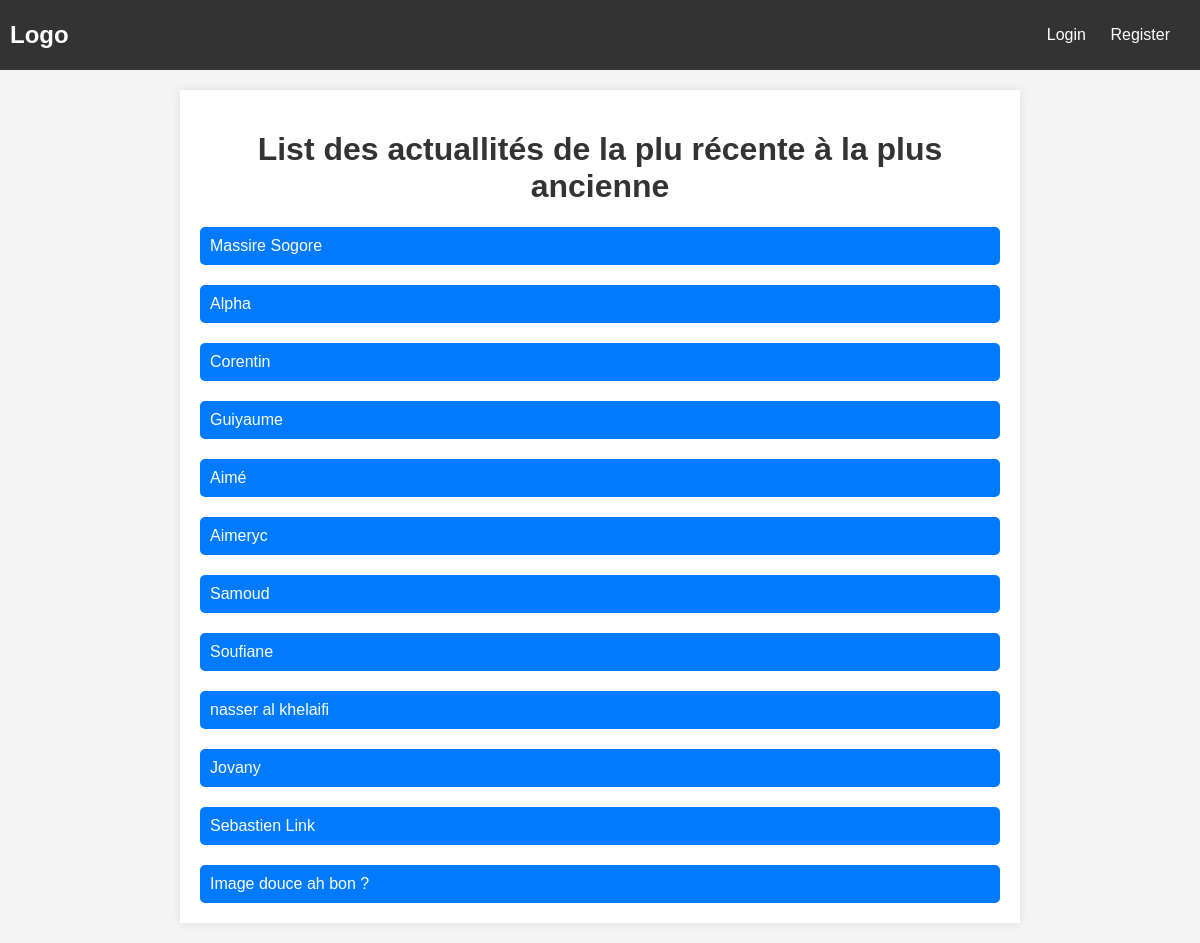
The page / on the database its author committed.
### tables this page shows
CREATE TABLE `news` (
  `idn` int NOT NULL,
  `title` varchar(100) DEFAULT NULL,
  `content` varchar(100) DEFAULT NULL,
  `author` varchar(100) DEFAULT NULL,
  `date` date DEFAULT NULL,
  `image` varchar(200) DEFAULT NULL,
  `user_id` int DEFAULT NULL
);

### Core/Router.php (called while the page is built, shortened)
<?php
class Router{
    protected array $routes = [];
    protected Request $request;
    public function __construct()
    {
        $this->request = new Request();
    }
    public function get($path, $callback){
        $this->routes['get'][$path] = $callback;
    }
    public function post($path, $callback){
        $this->routes['post'][$path] = $callback;
    }
    public function resolve(){
        $path = $this->request->getPath();
        $method = $this->request->method();
        $callback = $this->routes[$method][$path] ?? false;
       if(is_array($callback)){
        $callback[0] = new $callback[0];
       }
        return call_user_func($callback);
    }
}

### Core/Request.php (called while the page is built, shortened)
<?php
class Request{
    public function method(){
        return strtolower($_SERVER['REQUEST_METHOD']);
    }
    public function getPath(){
        $path =  $_SERVER['REQUEST_URI'] ?? '/';
        $limit = '?';
        $position = strpos($path, $limit);
        return $path;
    }
}

### Controller/BlogController.php (called while the page is built, shortened)
<?php
class BlogController extends Container
{
    private ?int $userId;
    public function __construct()
    {
        $this->userId = isset($_SESSION['user']) ? $_SESSION['user']->getId() : null;
    }
    public function index()
    {
      $storage = new NewsStorage();
      $newsDatas = [];
      $newsData = $storage->getNews();
      foreach($newsData as $newData){
        $new = new NewsModel(
          $newData['idn'],
          $newData['title'],
          $newData['content'],
          $newData['author'],
          $newData['date'],
          $newData['image'],
          $this->userId
        );
        $newsDatas[] = $new;
      }
      return $this->getViewController()->render('home/news-list', ['newsDatas' => $newsDatas]);
    }
}

### Core/Db.php (called while the page is built, shortened)
<?php
class Db extends PDO
{
    private static $instance;
    public function __construct()
    {
        $dsn = 'mysql:dbname='.self::DB_NAME.';host='.self::DB_HOST;
    }
    public static function getInstance()
    {
        if(self::$instance == null){
            self::$instance = new self;
        }
        return self::$instance;
    }
}

### Model/News/NewsStorage.php (called while the page is built, shortened)
<?php
class NewsStorage
{
    public function getNews()
    {
        $sql = 'SELECT * FROM news';
        $query = Db::getInstance()->query($sql);
        $news = $query->fetchAll();
        return $news;
    }
}

### public/index.php (called while the page is built, shortened)
<?php
$application = new Application();
$application->router->get('/', [BlogController::class, 'index']);
$application->router->get('/news/add', [BlogController::class, 'ajouterNews']);
$application->router->post('/news/add', [BlogController::class, 'createNews']);
$application->router->get('/news/view', [BlogController::class, 'newsList']);
$application->router->get('/news/edit', [BlogController::class, 'editNews']);
$application->router->post('/news/edit', [BlogController::class, 'createEditNews']);
$application->router->get('/news/delete', [BlogController::class, 'deleteNews']);
$application->router->get('/users/register', [AuthController::class, 'registerPage']);
$application->router->post('/users/register', [AuthController::class, 'register']);
$application->router->get('/users/profile', [AuthController::class, 'profilePage']);
$application->router->post('/users/profile', [AuthController::class, 'updateProfile']);
$application->router->get('/users/profile/delete', [AuthController::class, 'deleteProfile']);
$application->router->get('/users/profile/update/advance', [AuthController::class, 'profileAdvancePage']);
$application->router->post('/users/profile/update/advance', [AuthController::class, 'profileAdvanceUpdate']);
$application->router->get('/users/logout', [AuthController::class, 'logout']);
$application->router->get('/users/login', [AuthController::class, 'loginPage']);
$application->router->post('/users/login', [AuthController::class, 'loginUser']);
$application->run();

### service/Container.php (called while the page is built, shortened)
<?php
abstract class Container
{
    private ?ViewController $viewController = null;
    public function getViewController(): ViewController
    {
        if ($this->viewController === null) {
            $this->viewController = new ViewController();
        }
        return $this->viewController;
    }
}

### Controller/ViewController.php (called while the page is built, shortened)
<?php
class ViewController
{
    public function render($view, $params = []){
            $layout = $this->layout();
            $view = $this->renderViewOnly($view, $params);
        return str_replace('{{content}}', $view, $layout);
    }
    public function renderViewOnly($view, $params = []){
        require_once dirname(__DIR__) . "/public/template/pages/$view.php";
        return ob_get_clean();
    }
    public function layout()
    {
        include dirname(__DIR__) . '/public/template/default.php';
       return ob_get_clean();
    }
}

### Model/News/NewsModel.php (called while the page is built, shortened)
<?php
class NewsModel
{
    public function getIdn()
    {
        return $this->idn;
    }
    public function getTitle()
    {
        return $this->title;
    }
}

### public/template/pages/home/news-list.php (the view, shortened to what this page needs)
<main>
    <h1>List des actuallités de la plu récente à la plus ancienne</h1>
<div  id="news-containers">
    <?php  foreach ($newsDatas as $news) : ?>
                <a href="/news/view?id=<?= $news->getIdn() ?>" class="edit-btn"><?= $news->getTitle() ?></a>
    <?php endforeach; ?>
</div>
</main>

### Core/Application.php (shortened to what this page needs)
<?php
class Application
{
    public Router $router;
    public function __construct()
    {
       $this->router = new Router();
    }
    public function run()
    {
      echo  $this->router->resolve();
    }
}

### public/template/default.php (shortened to what this page needs)
<!DOCTYPE html>
<html lang="en">
<head>
</head>
<body>
<nav style="display: flex; justify-content: space-between; align-items: center;">
    <div class="logo">
        <a href="/">Logo</a>
    </div>
    <ul>
        <?php  if(isset($_SESSION["user"])) :?>
            <li><a href="/">News</a></li>
        <?php else : ?>
            <li><a href="/users/login">Login</a></li>
            <li><a href="/users/register">Register</a></li>
        <?php endif; ?>
    </ul>
</nav>

### public/template/pages/home/news-list.php (style rules this page uses)
body { font-family: Arial, sans-serif; background-color: #f4f4f4; margin: 0; padding: 0; }
main { max-width: 800px; margin: 20px auto; padding: 20px; background-color: #fff; box-shadow: 0 0 10px rgba(0, 0, 0, 0.1); }
h1 { text-align: center; color: #333; }
#news-containers { display: flex; flex-direction: column; gap: 20px; }
.edit-btn { display: block; padding: 10px; background-color: #007BFF; color: #fff; text-decoration: none; border-radius: 5px; transition: background-color 0.3s ease; }

### rows shown on the page
news: title "Massire Sogore"
news: title "Alpha"
news: title "Corentin"
news: title "Guiyaume"
news: title "Aimé"
news: title "Aimeryc"
news: title "Samoud"
news: title "Soufiane"
news: title "nasser al khelaifi"
news: title "Jovany"
news: title "Sebastien Link"
news: title "Image douce ah bon ?"
